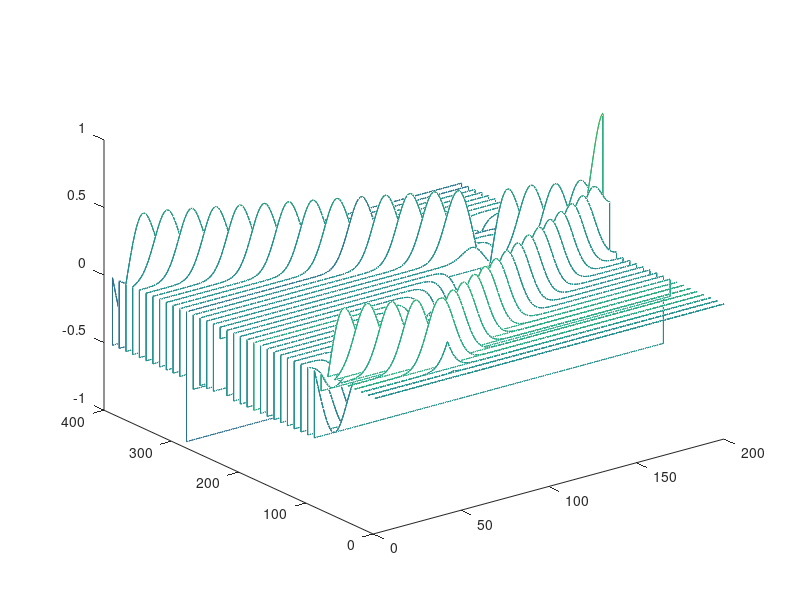

Write the MATLAB code that produced this figure.
% 1D FDTD simulation with an additive source.

SIZE = 200;
ez = zeros(1,SIZE);
hy = zeros(1,SIZE);
imp0 = 377.0; % impedance
maxTime = 400;

basename = "sim";
additiveSource = 50;


frame = 0;

%FILE *snapshot;


figure
hold on
view(3)

% do time stepping
mmH = 1:SIZE-1;
mmE = 2:SIZE;
for qTime =0:maxTime-1
  % update magnetic field
  hy(1,mmH) += (ez(1,mmH+1) - ez(1,mmH)) / imp0;
  
  % update electric field
  ez(1,mmE) += (hy(1,mmE) - hy(1,mmE-1)) * imp0;
  
  % use additive source at node $additiveSource
  ez(additiveSource) += exp(-(qTime-30)^2 / 100);
  
  % show/write snapshot if time a multiple of 10
  if (mod(qTime,10) == 0)
  %{
    sprintf(filename, "%s.%d", basename, frame++);
    snapshot=fopen(filename, "w");
    for mm=1:SIZE
      fprintf(snapshot, "%g\n", ez[mm]);
      end
    fclose(snapshot);
    %}
    waterfall(1:SIZE,qTime,ez);
  end
end %end of time-stepping